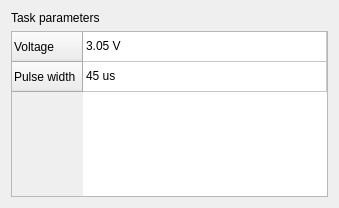
<?xml version="1.0" encoding="UTF-8"?>
<ui version="4.0">
 <class>TaskWidget</class>
 <widget class="QWidget" name="TaskWidget">
  <property name="geometry">
   <rect>
    <x>0</x>
    <y>0</y>
    <width>339</width>
    <height>208</height>
   </rect>
  </property>
  <property name="windowTitle">
   <string>Form</string>
  </property>
  <layout class="QGridLayout" name="gridLayout">
   <item row="1" column="0">
    <widget class="QTableWidget" name="tableWidget">
     <attribute name="horizontalHeaderVisible">
      <bool>false</bool>
     </attribute>
     <attribute name="horizontalHeaderStretchLastSection">
      <bool>true</bool>
     </attribute>
     <row>
      <property name="text">
       <string>Voltage</string>
      </property>
     </row>
     <row>
      <property name="text">
       <string>Pulse width</string>
      </property>
     </row>
     <column>
      <property name="text">
       <string>Value</string>
      </property>
     </column>
     <item row="0" column="0">
      <property name="text">
       <string>3.05 V</string>
      </property>
     </item>
     <item row="1" column="0">
      <property name="text">
       <string>45 us</string>
      </property>
     </item>
    </widget>
   </item>
   <item row="0" column="0">
    <widget class="QLabel" name="label_3">
     <property name="text">
      <string>Task parameters</string>
     </property>
    </widget>
   </item>
  </layout>
 </widget>
 <resources/>
 <connections/>
</ui>
